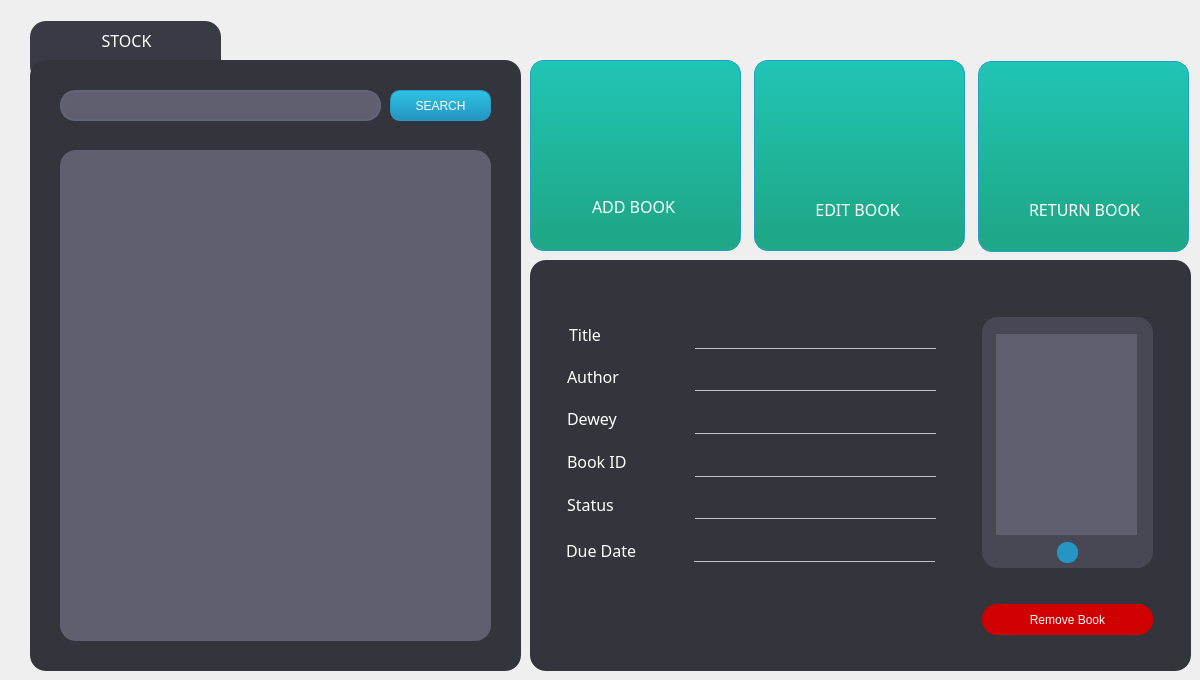
    <widget class="QWidget" name="Books">
     <attribute name="title">
      <string>Books</string>
     </attribute>
     <widget class="QFrame" name="addBookTabFrame_3">
      <property name="geometry">
       <rect>
        <x>30</x>
        <y>21</y>
        <width>191</width>
        <height>61</height>
       </rect>
      </property>
      <property name="styleSheet">
       <string notr="true">background-color: rgb(58, 58, 68);
border-radius: 16px;</string>
      </property>
      <property name="frameShape">
       <enum>QFrame::StyledPanel</enum>
      </property>
      <property name="frameShadow">
       <enum>QFrame::Raised</enum>
      </property>
      <widget class="QLabel" name="addBookTtle_3">
       <property name="geometry">
        <rect>
         <x>11</x>
         <y>9</y>
         <width>171</width>
         <height>21</height>
        </rect>
       </property>
       <property name="font">
        <font>
         <family>Century Gothic</family>
         <pointsize>12</pointsize>
         <weight>9</weight>
         <italic>false</italic>
         <bold>false</bold>
        </font>
       </property>
       <property name="styleSheet">
        <string notr="true">color: rgb(255, 255, 255);
font: 75 12pt &quot;Century Gothic&quot;;</string>
       </property>
       <property name="text">
        <string>STOCK</string>
       </property>
       <property name="alignment">
        <set>Qt::AlignCenter</set>
       </property>
      </widget>
     </widget>
     <widget class="QFrame" name="frame_7">
      <property name="geometry">
       <rect>
        <x>30</x>
        <y>60</y>
        <width>491</width>
        <height>611</height>
       </rect>
      </property>
      <property name="styleSheet">
       <string notr="true">background-color: rgb(52, 52, 61);
border-radius: 16px;</string>
      </property>
      <property name="frameShape">
       <enum>QFrame::StyledPanel</enum>
      </property>
      <property name="frameShadow">
       <enum>QFrame::Raised</enum>
      </property>
      <widget class="QListWidget" name="listBooks">
       <property name="geometry">
        <rect>
         <x>30</x>
         <y>90</y>
         <width>431</width>
         <height>491</height>
        </rect>
       </property>
       <property name="styleSheet">
        <string notr="true">background-color: rgb(95, 95, 112);</string>
       </property>
      </widget>
      <widget class="QPushButton" name="btnSearchBook">
       <property name="geometry">
        <rect>
         <x>360</x>
         <y>30</y>
         <width>101</width>
         <height>31</height>
        </rect>
       </property>
       <property name="cursor">
        <cursorShape>OpenHandCursor</cursorShape>
       </property>
       <property name="mouseTracking">
        <bool>true</bool>
       </property>
       <property name="styleSheet">
        <string notr="true">/*background-color: qlineargradient(spread:pad, x1:0, y1:1, x2:0, y2:0, stop:0 rgba(54, 110, 140, 255), stop:0.747191 rgba(145, 192, 216, 255));

border-color: rgb(81, 130, 157);
font: 8pt &quot;Nirmala UI&quot;;
color: rgb(0, 0, 0);
border-radius: 10px;*/

/*-----QPushButton-----*/
QPushButton
{
background-color: qlineargradient(spread:pad, x1:0, y1:1, x2:0, y2:0, stop:0 rgba(37, 147, 194, 255), stop:1 rgba(45, 196, 226, 255));
color: rgb(255, 255, 255);
font: 8pt &quot;Century Gothic&quot;;
min-width: 80px;
border-style: solid;
border-width: 1px;
border-radius: 10px;
border-color: rgb(38, 156, 200);
padding: 5px;}

QPushButton::flat
{
background-color: transparent;
border: none;
color: #fff;}

QPushButton::disabled
{
background-color: rgb(131, 165, 174);
color: black;
border-color: black;}

QPushButton::hover
{
background-color: qlineargradient(spread:pad, x1:0, y1:1, x2:0, y2:0, stop:0 rgba(47, 160, 194, 255), stop:1 rgba(57, 209, 209, 255));
border: 1px solid rgb(41, 170, 182);}
</string>
       </property>
       <property name="text">
        <string>SEARCH</string>
       </property>
      </widget>
      <widget class="QLineEdit" name="txtSearchBook">
       <property name="geometry">
        <rect>
         <x>30</x>
         <y>30</y>
         <width>321</width>
         <height>31</height>
        </rect>
       </property>
       <property name="accessibleName">
        <string>Type here</string>
       </property>
       <property name="styleSheet">
        <string notr="true">QLineEdit{
border: 2px solid rgb(96, 101, 124);
border-radius: 15px;
color: rgb(255, 255, 255);
font: 12pt &quot;Century Gothic&quot;;
padding-left:20px;
padding-rght: 20px;
background-color: rgb(95, 95, 112);
}


QLineEdit::hover{
border: 2px solid rgb(43, 153, 213);
}

QLineEdit::focus{
border: 2px solid rgb(170, 255, 255);
background-color:rgb(43,45,56);
}</string>
       </property>
       <property name="frame">
        <bool>false</bool>
       </property>
       <property name="clearButtonEnabled">
        <bool>true</bool>
       </property>
      </widget>
     </widget>
     <widget class="QLabel" name="label_17">
      <property name="geometry">
       <rect>
        <x>569</x>
        <y>316</y>
        <width>51</width>
        <height>36</height>
       </rect>
      </property>
      <property name="font">
       <font>
        <family>Century Gothic</family>
        <pointsize>12</pointsize>
        <weight>9</weight>
        <italic>false</italic>
        <bold>false</bold>
       </font>
      </property>
      <property name="styleSheet">
       <string notr="true">color: rgb(255, 255, 255);
font: 75 12pt &quot;Century Gothic&quot;;</string>
      </property>
      <property name="text">
       <string>Title</string>
      </property>
     </widget>
     <widget class="QLabel" name="lbl_ID">
      <property name="geometry">
       <rect>
        <x>695</x>
        <y>441</y>
        <width>241</width>
        <height>36</height>
       </rect>
      </property>
      <property name="font">
       <font>
        <family>Century Gothic</family>
        <pointsize>15</pointsize>
        <weight>50</weight>
        <italic>false</italic>
        <bold>false</bold>
       </font>
      </property>
      <property name="styleSheet">
       <string notr="true">background: transparent;
border:none;
color: rgb(193, 193, 193);
font: 15pt &quot;Century Gothic&quot;;
border-bottom: 1px solid rgb(193, 193, 193);
border-radius:none;</string>
      </property>
      <property name="frameShape">
       <enum>QFrame::Panel</enum>
      </property>
      <property name="text">
       <string/>
      </property>
     </widget>
     <widget class="QLabel" name="lblBookTitle">
      <property name="geometry">
       <rect>
        <x>695</x>
        <y>313</y>
        <width>241</width>
        <height>36</height>
       </rect>
      </property>
      <property name="font">
       <font>
        <family>Century Gothic</family>
        <pointsize>15</pointsize>
        <weight>50</weight>
        <italic>false</italic>
        <bold>false</bold>
       </font>
      </property>
      <property name="styleSheet">
       <string notr="true">background: transparent;
border:none;
color: rgb(193, 193, 193);
font: 15pt &quot;Century Gothic&quot;;
border-bottom: 1px solid rgb(193, 193, 193);
border-radius:none;</string>
      </property>
      <property name="frameShape">
       <enum>QFrame::Panel</enum>
      </property>
      <property name="text">
       <string/>
      </property>
     </widget>
     <widget class="QLabel" name="lblDewey">
      <property name="geometry">
       <rect>
        <x>695</x>
        <y>398</y>
        <width>241</width>
        <height>36</height>
       </rect>
      </property>
      <property name="font">
       <font>
        <family>Century Gothic</family>
        <pointsize>15</pointsize>
        <weight>50</weight>
        <italic>false</italic>
        <bold>false</bold>
       </font>
      </property>
      <property name="styleSheet">
       <string notr="true">background: transparent;
border:none;
color: rgb(193, 193, 193);
font: 15pt &quot;Century Gothic&quot;;
border-bottom: 1px solid rgb(193, 193, 193);
border-radius:none;</string>
      </property>
      <property name="frameShape">
       <enum>QFrame::Panel</enum>
      </property>
      <property name="text">
       <string/>
      </property>
     </widget>
     <widget class="QLabel" name="label_19">
      <property name="geometry">
       <rect>
        <x>567</x>
        <y>487</y>
        <width>71</width>
        <height>35</height>
       </rect>
      </property>
      <property name="font">
       <font>
        <family>Century Gothic</family>
        <pointsize>12</pointsize>
        <weight>9</weight>
        <italic>false</italic>
        <bold>false</bold>
       </font>
      </property>
      <property name="styleSheet">
       <string notr="true">color: rgb(255, 255, 255);
font: 75 12pt &quot;Century Gothic&quot;;</string>
      </property>
      <property name="text">
       <string>Status</string>
      </property>
     </widget>
     <widget class="QLabel" name="label_24">
      <property name="geometry">
       <rect>
        <x>566</x>
        <y>532</y>
        <width>111</width>
        <height>36</height>
       </rect>
      </property>
      <property name="font">
       <font>
        <family>Century Gothic</family>
        <pointsize>12</pointsize>
        <weight>9</weight>
        <italic>false</italic>
        <bold>false</bold>
       </font>
      </property>
      <property name="styleSheet">
       <string notr="true">color: rgb(255, 255, 255);
font: 75 12pt &quot;Century Gothic&quot;;</string>
      </property>
      <property name="text">
       <string>Due Date</string>
      </property>
     </widget>
     <widget class="QLabel" name="lblStatus">
      <property name="geometry">
       <rect>
        <x>695</x>
        <y>484</y>
        <width>241</width>
        <height>35</height>
       </rect>
      </property>
      <property name="font">
       <font>
        <family>Century Gothic</family>
        <pointsize>15</pointsize>
        <weight>50</weight>
        <italic>false</italic>
        <bold>false</bold>
       </font>
      </property>
      <property name="styleSheet">
       <string notr="true">background: transparent;
border:none;
color: rgb(193, 193, 193);
font: 15pt &quot;Century Gothic&quot;;
border-bottom: 1px solid rgb(193, 193, 193);
border-radius:none;</string>
      </property>
      <property name="frameShape">
       <enum>QFrame::Panel</enum>
      </property>
      <property name="text">
       <string/>
      </property>
     </widget>
     <widget class="QLabel" name="label_16">
      <property name="geometry">
       <rect>
        <x>567</x>
        <y>359</y>
        <width>71</width>
        <height>35</height>
       </rect>
      </property>
      <property name="font">
       <font>
        <family>Century Gothic</family>
        <pointsize>12</pointsize>
        <weight>9</weight>
        <italic>false</italic>
        <bold>false</bold>
       </font>
      </property>
      <property name="styleSheet">
       <string notr="true">color: rgb(255, 255, 255);
font: 75 12pt &quot;Century Gothic&quot;;</string>
      </property>
      <property name="text">
       <string>Author</string>
      </property>
     </widget>
     <widget class="QLabel" name="label_18">
      <property name="geometry">
       <rect>
        <x>567</x>
        <y>443</y>
        <width>81</width>
        <height>36</height>
       </rect>
      </property>
      <property name="font">
       <font>
        <family>Century Gothic</family>
        <pointsize>12</pointsize>
        <weight>9</weight>
        <italic>false</italic>
        <bold>false</bold>
       </font>
      </property>
      <property name="styleSheet">
       <string notr="true">color: rgb(255, 255, 255);
font: 75 12pt &quot;Century Gothic&quot;;</string>
      </property>
      <property name="text">
       <string>Book ID</string>
      </property>
     </widget>
     <widget class="QLabel" name="lbldd">
      <property name="geometry">
       <rect>
        <x>694</x>
        <y>526</y>
        <width>241</width>
        <height>36</height>
       </rect>
      </property>
      <property name="font">
       <font>
        <family>Century Gothic</family>
        <pointsize>15</pointsize>
        <weight>50</weight>
        <italic>false</italic>
        <bold>false</bold>
       </font>
      </property>
      <property name="styleSheet">
       <string notr="true">background: transparent;
border:none;
color: rgb(193, 193, 193);
font: 15pt &quot;Century Gothic&quot;;
border-bottom: 1px solid rgb(193, 193, 193);
border-radius:none;</string>
      </property>
      <property name="frameShape">
       <enum>QFrame::Panel</enum>
      </property>
      <property name="text">
       <string/>
      </property>
     </widget>
     <widget class="QLabel" name="label_21">
      <property name="geometry">
       <rect>
        <x>567</x>
        <y>400</y>
        <width>81</width>
        <height>36</height>
       </rect>
      </property>
      <property name="font">
       <font>
        <family>Century Gothic</family>
        <pointsize>12</pointsize>
        <weight>9</weight>
        <italic>false</italic>
        <bold>false</bold>
       </font>
      </property>
      <property name="styleSheet">
       <string notr="true">color: rgb(255, 255, 255);
font: 75 12pt &quot;Century Gothic&quot;;</string>
      </property>
      <property name="text">
       <string>Dewey</string>
      </property>
     </widget>
     <widget class="QLabel" name="lblAuthor">
      <property name="geometry">
       <rect>
        <x>695</x>
        <y>356</y>
        <width>241</width>
        <height>35</height>
       </rect>
      </property>
      <property name="font">
       <font>
        <family>Century Gothic</family>
        <pointsize>15</pointsize>
        <weight>50</weight>
        <italic>false</italic>
        <bold>false</bold>
       </font>
      </property>
      <property name="styleSheet">
       <string notr="true">background: transparent;
border:none;
color: rgb(193, 193, 193);
font: 15pt &quot;Century Gothic&quot;;
border-bottom: 1px solid rgb(193, 193, 193);
border-radius:none;</string>
      </property>
      <property name="frameShape">
       <enum>QFrame::Panel</enum>
      </property>
      <property name="text">
       <string/>
      </property>
     </widget>
     <widget class="QLabel" name="lblImage">
      <property name="geometry">
       <rect>
        <x>996</x>
        <y>334</y>
        <width>141</width>
        <height>201</height>
       </rect>
      </property>
      <property name="styleSheet">
       <string notr="true">background-color: rgb(95, 95, 112);
border:none;</string>
      </property>
      <property name="frameShape">
       <enum>QFrame::Box</enum>
      </property>
      <property name="text">
       <string/>
      </property>
     </widget>
     <widget class="QFrame" name="frame_9">
      <property name="geometry">
       <rect>
        <x>530</x>
        <y>260</y>
        <width>661</width>
        <height>411</height>
       </rect>
      </property>
      <property name="styleSheet">
       <string notr="true">background-color: rgb(52, 52, 61);
border-radius: 16px;</string>
      </property>
      <property name="frameShape">
       <enum>QFrame::StyledPanel</enum>
      </property>
      <property name="frameShadow">
       <enum>QFrame::Raised</enum>
      </property>
      <widget class="QPushButton" name="btnRemoveBook">
       <property name="geometry">
        <rect>
         <x>452</x>
         <y>344</y>
         <width>171</width>
         <height>31</height>
        </rect>
       </property>
       <property name="cursor">
        <cursorShape>OpenHandCursor</cursorShape>
       </property>
       <property name="mouseTracking">
        <bool>true</bool>
       </property>
       <property name="styleSheet">
        <string notr="true">background-color: rgb(208, 0, 0);
font: 75 9pt &quot;Yu Gothic UI&quot;;
color: rgb(255, 255, 255);
border-radius: 15px;</string>
       </property>
       <property name="text">
        <string>Remove Book</string>
       </property>
      </widget>
      <widget class="QFrame" name="ImageFrame">
       <property name="geometry">
        <rect>
         <x>452</x>
         <y>57</y>
         <width>171</width>
         <height>251</height>
        </rect>
       </property>
       <property name="styleSheet">
        <string notr="true">background-color: rgb(72, 72, 85);
border-radius: 16px;</string>
       </property>
       <property name="frameShape">
        <enum>QFrame::StyledPanel</enum>
       </property>
       <property name="frameShadow">
        <enum>QFrame::Raised</enum>
       </property>
       <widget class="QToolButton" name="tabletButton">
        <property name="geometry">
         <rect>
          <x>75</x>
          <y>225</y>
          <width>21</width>
          <height>21</height>
         </rect>
        </property>
        <property name="styleSheet">
         <string notr="true">border-radius:10px;
background-color: rgb(37, 149, 195);</string>
        </property>
        <property name="text">
         <string/>
        </property>
        <property name="iconSize">
         <size>
          <width>64</width>
          <height>64</height>
         </size>
        </property>
       </widget>
      </widget>
     </widget>
     <widget class="QPushButton" name="btnissuebook">
      <property name="geometry">
       <rect>
        <x>978</x>
        <y>61</y>
        <width>211</width>
        <height>191</height>
       </rect>
      </property>
      <property name="cursor">
       <cursorShape>OpenHandCursor</cursorShape>
      </property>
      <property name="mouseTracking">
       <bool>true</bool>
      </property>
      <property name="styleSheet">
       <string notr="true">/*background: rgba(40, 83, 107, 1);
font: 75 9pt &quot;Yu Gothic UI&quot;;
color: white;*/

/*background-color: rgb(52, 52, 61);
border-color: rgb(135, 83, 72);
border-radius:14px;
font: 8pt &quot;Nirmala UI&quot;;
color: black;*/

/*-----QPushButton-----*/
QPushButton
{
background-color: qlineargradient(spread:pad, x1:0, y1:1, x2:0, y2:0, stop:0.0995025 rgba(31, 168, 136, 255), stop:1 rgba(32, 197, 180, 255));
color: rgb(255, 255, 255);
font: 8pt &quot;Century Gothic&quot;;
min-width: 80px;
border-style: solid;
border-width: 1px;
border-radius: 14px;
border-color: rgb(38, 156, 200);
padding: 5px;}

QPushButton::flat
{
background-color: transparent;
border: none;
color: #fff;}

QPushButton::disabled
{
background-color: rgb(131, 165, 174);
color: black;
border-color: black;}

QPushButton::hover
{
background-color: qlineargradient(spread:pad, x1:0, y1:1, x2:0, y2:0, stop:0.0995025 rgba(38, 208, 171, 255), stop:1 rgba(36, 222, 206, 255));
border: 1px solid rgb(41, 170, 182);}</string>
      </property>
      <property name="text">
       <string/>
      </property>
     </widget>
     <widget class="QPushButton" name="btnUpdateBook">
      <property name="geometry">
       <rect>
        <x>754</x>
        <y>60</y>
        <width>211</width>
        <height>191</height>
       </rect>
      </property>
      <property name="cursor">
       <cursorShape>OpenHandCursor</cursorShape>
      </property>
      <property name="styleSheet">
       <string notr="true">/*background: rgba(40, 83, 107, 1);
font: 75 9pt &quot;Yu Gothic UI&quot;;
color: white;*/

/*background-color: rgb(52, 52, 61);
border-color: rgb(135, 83, 72);
border-radius:14px;
font: 8pt &quot;Nirmala UI&quot;;
color: black;*/

/*-----QPushButton-----*/
QPushButton
{
background-color: qlineargradient(spread:pad, x1:0, y1:1, x2:0, y2:0, stop:0.0995025 rgba(31, 168, 136, 255), stop:1 rgba(32, 197, 180, 255));
color: rgb(255, 255, 255);
font: 8pt &quot;Century Gothic&quot;;
min-width: 80px;
border-style: solid;
border-width: 1px;
border-radius: 14px;
border-color: rgb(38, 156, 200);
padding: 5px;}

QPushButton::flat
{
background-color: transparent;
border: none;
color: #fff;}

QPushButton::disabled
{
background-color: rgb(131, 165, 174);
color: black;
border-color: black;}

QPushButton::hover
{
background-color: qlineargradient(spread:pad, x1:0, y1:1, x2:0, y2:0, stop:0.0995025 rgba(38, 208, 171, 255), stop:1 rgba(36, 222, 206, 255));
border: 1px solid rgb(41, 170, 182);}</string>
      </property>
      <property name="text">
       <string/>
      </property>
     </widget>
     <widget class="QPushButton" name="btnAddBook">
      <property name="geometry">
       <rect>
        <x>530</x>
        <y>60</y>
        <width>211</width>
        <height>191</height>
       </rect>
      </property>
      <property name="cursor">
       <cursorShape>OpenHandCursor</cursorShape>
      </property>
      <property name="mouseTracking">
       <bool>true</bool>
      </property>
      <property name="styleSheet">
       <string notr="true">/*background: rgba(40, 83, 107, 1);
font: 75 9pt &quot;Yu Gothic UI&quot;;
color: white;*/

/*background-color: rgb(52, 52, 61);
border-color: rgb(135, 83, 72);
border-radius:14px;
font: 8pt &quot;Nirmala UI&quot;;
color: black;*/

/*-----QPushButton-----*/
QPushButton
{
background-color: qlineargradient(spread:pad, x1:0, y1:1, x2:0, y2:0, stop:0.0995025 rgba(31, 168, 136, 255), stop:1 rgba(32, 197, 180, 255));
color: rgb(255, 255, 255);
font: 8pt &quot;Century Gothic&quot;;
min-width: 80px;
border-style: solid;
border-width: 1px;
border-radius: 14px;
border-color: rgb(38, 156, 200);
padding: 5px;}

QPushButton::flat
{
background-color: transparent;
border: none;
color: #fff;}

QPushButton::disabled
{
background-color: rgb(131, 165, 174);
color: black;
border-color: black;}

QPushButton::hover
{
background-color: qlineargradient(spread:pad, x1:0, y1:1, x2:0, y2:0, stop:0.0995025 rgba(38, 208, 171, 255), stop:1 rgba(36, 222, 206, 255));
border: 1px solid rgb(41, 170, 182);}</string>
      </property>
      <property name="text">
       <string/>
      </property>
     </widget>
     <widget class="QLabel" name="label_20">
      <property name="geometry">
       <rect>
        <x>543</x>
        <y>188</y>
        <width>181</width>
        <height>36</height>
       </rect>
      </property>
      <property name="font">
       <font>
        <family>Century Gothic</family>
        <pointsize>12</pointsize>
        <weight>9</weight>
        <italic>false</italic>
        <bold>false</bold>
       </font>
      </property>
      <property name="styleSheet">
       <string notr="true">color:white;
font: 75 12pt &quot;Century Gothic&quot;;</string>
      </property>
      <property name="text">
       <string>ADD BOOK</string>
      </property>
      <property name="alignment">
       <set>Qt::AlignCenter</set>
      </property>
     </widget>
     <widget class="QLabel" name="label_23">
      <property name="geometry">
       <rect>
        <x>994</x>
        <y>191</y>
        <width>181</width>
        <height>36</height>
       </rect>
      </property>
      <property name="font">
       <font>
        <family>Century Gothic</family>
        <pointsize>12</pointsize>
        <weight>9</weight>
        <italic>false</italic>
        <bold>false</bold>
       </font>
      </property>
      <property name="styleSheet">
       <string notr="true">color:white;
font: 75 12pt &quot;Century Gothic&quot;;</string>
      </property>
      <property name="text">
       <string>RETURN BOOK</string>
      </property>
      <property name="alignment">
       <set>Qt::AlignCenter</set>
      </property>
     </widget>
     <widget class="QLabel" name="label_2">
      <property name="geometry">
       <rect>
        <x>1045</x>
        <y>100</y>
        <width>81</width>
        <height>81</height>
       </rect>
      </property>
      <property name="text">
       <string/>
      </property>
      <property name="pixmap">
       <pixmap>../../../../Downloads/the_Library-Testing-App2/the_Library-Testing-App/theLIBRARY/appImages/returnBook.png</pixmap>
      </property>
      <property name="scaledContents">
       <bool>true</bool>
      </property>
     </widget>
     <widget class="QLabel" name="label_25">
      <property name="geometry">
       <rect>
        <x>767</x>
        <y>191</y>
        <width>181</width>
        <height>36</height>
       </rect>
      </property>
      <property name="font">
       <font>
        <family>Century Gothic</family>
        <pointsize>12</pointsize>
        <weight>9</weight>
        <italic>false</italic>
        <bold>false</bold>
       </font>
      </property>
      <property name="styleSheet">
       <string notr="true">color:white;
font: 75 12pt &quot;Century Gothic&quot;;</string>
      </property>
      <property name="text">
       <string>EDIT BOOK</string>
      </property>
      <property name="alignment">
       <set>Qt::AlignCenter</set>
      </property>
     </widget>
     <widget class="QLabel" name="label_4">
      <property name="geometry">
       <rect>
        <x>590</x>
        <y>89</y>
        <width>81</width>
        <height>81</height>
       </rect>
      </property>
      <property name="text">
       <string/>
      </property>
      <property name="pixmap">
       <pixmap>../../../../Downloads/the_Library-Testing-App2/the_Library-Testing-App/theLIBRARY/appImages/openBook.png</pixmap>
      </property>
      <property name="scaledContents">
       <bool>true</bool>
      </property>
     </widget>
     <widget class="QLabel" name="label_3">
      <property name="geometry">
       <rect>
        <x>816</x>
        <y>97</y>
        <width>81</width>
        <height>81</height>
       </rect>
      </property>
      <property name="text">
       <string/>
      </property>
      <property name="pixmap">
       <pixmap>../../../../Downloads/the_Library-Testing-App2/the_Library-Testing-App/theLIBRARY/appImages/editBook.png</pixmap>
      </property>
      <property name="scaledContents">
       <bool>true</bool>
      </property>
     </widget>
     <zorder>frame_9</zorder>
     <zorder>addBookTabFrame_3</zorder>
     <zorder>frame_7</zorder>
     <zorder>label_17</zorder>
     <zorder>lbl_ID</zorder>
     <zorder>lblBookTitle</zorder>
     <zorder>lblDewey</zorder>
     <zorder>label_19</zorder>
     <zorder>label_24</zorder>
     <zorder>lblStatus</zorder>
     <zorder>label_16</zorder>
     <zorder>label_18</zorder>
     <zorder>lbldd</zorder>
     <zorder>label_21</zorder>
     <zorder>lblAuthor</zorder>
     <zorder>lblImage</zorder>
     <zorder>btnissuebook</zorder>
     <zorder>btnUpdateBook</zorder>
     <zorder>btnAddBook</zorder>
     <zorder>label_20</zorder>
     <zorder>label_23</zorder>
     <zorder>label_2</zorder>
     <zorder>label_25</zorder>
     <zorder>label_4</zorder>
     <zorder>label_3</zorder>
    </widget>
